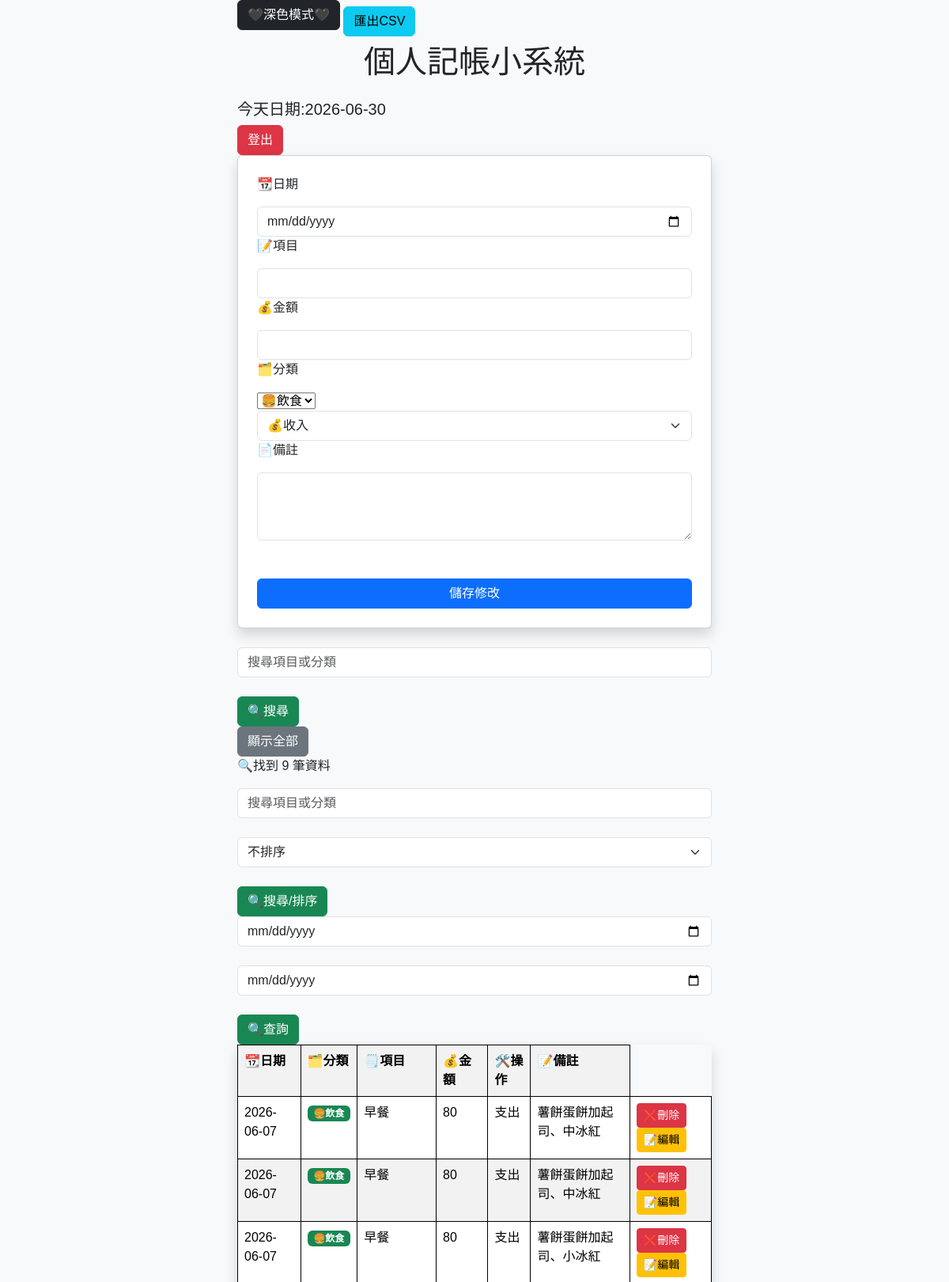
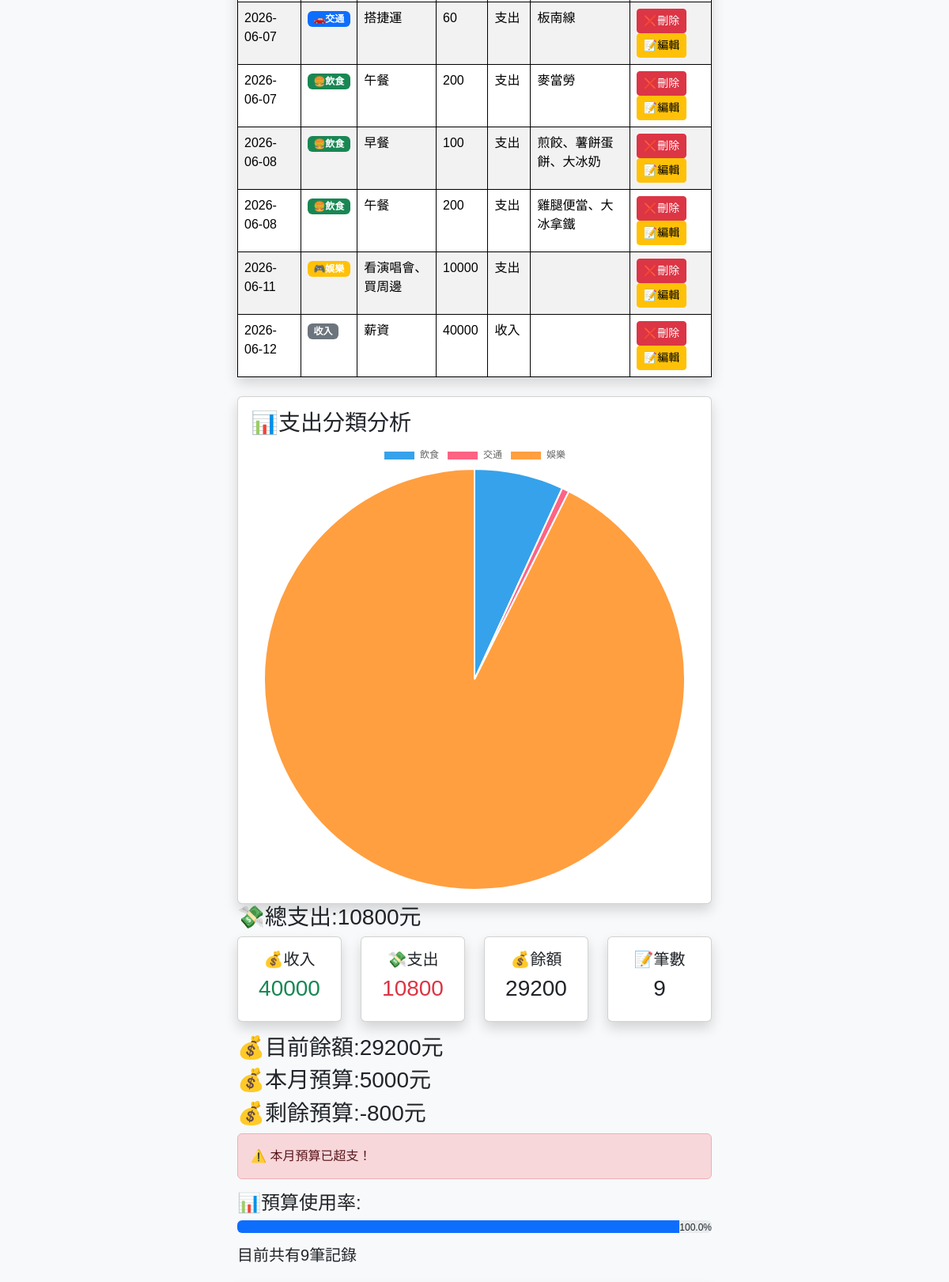
The page / (signed in, upper part) on the database its author committed (2 pictures, top to bottom).
### tables this page shows
CREATE TABLE records (
    id INTEGER PRIMARY KEY AUTOINCREMENT,
    date TEXT,
    type TEXE,
    category TEXT,
    item TEXT,
    money INTEGER,
    note TEXT
    );

### app.py (the view, shortened to what this page needs)
@app.route("/", methods=["GET", "POST"])
def home():
    if "user" not in session:
        return redirect("/login")
    keyword = request.args.get("keyword","")
    keyword = request.args.get("keyword","")
    sort = request.args.get("sort","")
    start_date = request.args.get("start_date","")
    end_date = request.args.get("end_date","")
    budget_status = []
    category_budget = {
        "飲食":7000,
        "交通":3000,
        "娛樂":3000,
        "購物":5000
    }
    conn = sqlite3.connect("expense.db")
    cursor = conn.cursor()
    cursor.execute("""
    SELECT
    id,
    date,
    type,
    category,
    item,
    money,
    note
    FROM records
    """)
    filtered_records = cursor.fetchall()
    conn.close()
    if sort == "date":
        filtered_records.sort(
            key=lambda x:x[0]
        )
    elif sort == "money_asc":
        filtered_records.sort(
            key=lambda x:x[4]
        )
    elif sort == "money_desc":
        filtered_records.sort(
            key=lambda x:x[4],
            reverse=True
        )
    global edit_id
    category_data = {}
    for id,date,type,category,item,money,note in filtered_records:
        if type == "支出":
            if category not in category_data :
                category_data[category] = 0
            category_data[category] += money
    daily_expense = {}
    for id,date,type,category,item,money,note in filtered_records:
        if type == "支出":
            if date not in daily_expense:
                daily_expense[date] = 0
            daily_expense[date] += money
    total = sum(
        money for id,date,type,category,item,money,note in filtered_records
        if type == "支出"
        )
    total_balance = 0
    for id,date,type,category,item,money,note in filtered_records:
        if type == "收入":
            total_balance += money
        else:
            total_balance -= money
    edit_record = None
    budget = 10000
    remaining = budget - total
    percent = (total/budget) * 100
    if percent > 100:
        percent = 100
    warning = None
    if total > budget:
        warning = "本月預算以超支!"
    elif total > budget * 0.8:
        warning = "已使用超過80%預算"
    print("keyword =", keyword)
    print("filtered_records =", len(filtered_records))
    category_expense = {}
    for id,date,type,category,item,money,note in filtered_records:
        if type == "支出":
            if category not in category_expense:
                category_expense[category] = 0
            category_expense[category] += money
    ranking = sorted(
        category_expense.items(),
        key = lambda x:x[1],
        reverse = True
    )
    for category,budget in category_budget.items():
        used = category_expense.get(category,0)
        remain = budget - used
        if budget > 0:
            category_percent = (used / budget) * 100
        else:
            category_percent = 0
        if category_percent > 100:
            category_percent = 100
        budget_status.append({
            "category":category,
            "budget":budget,
            "used":used,
            "remain":remain,
            "percent":category_percent
        })
    income_total = sum(
        money
        for id,date,type,category,item,money,note in filtered_records
        if type == "收入"
    )
    expense_total = sum(
        money
        for id,date,type,category,item,money,note in filtered_records
        if type == "支出"
    )
    monthly_data = {}
    for id,date,type,category,item,money,note in filtered_records:
        month = date[:7]
        if month not in monthly_data:
            monthly_data[month] = {
                "income":0,
                "expense":0
            }
        if type == "收入":
            monthly_data[month]["income"] += money
        else:
            monthly_data[month]["expense"] += money
    recent_records = filtered_records[-5:]
    recent_records.reverse()
    return render_template(
        "index.html",
        records=filtered_records,
        total=total,
        edit_record=edit_record,
        edit_id=edit_id,
        total_balance=total_balance,
        category_data=category_data,
        daily_expense=daily_expense,
        remaining=remaining,
        budget=budget,
        percent=percent,
        keyword=keyword,
        budget_status=budget_status,
        today=today,
        warning=warning,
        ranking=ranking,
        income_total=income_total,
        expense_total=expense_total,
        monthly_data=monthly_data,
        recent_records=recent_records
    )

### templates/index.html (shortened to what this page needs)
<!DOCTYPE html>
<html>
<head>
    <link
href="https://cdn.jsdelivr.net/npm/bootstrap@5.3.3/dist/css/bootstrap.min.css"
rel="stylesheet">
</head>
<body class="bg-light">
    <button class="btn btn-dark mb-3"
    onclick="toggleDarkMode()">
    🖤深色模式🖤
    </button>
    <a href="/export"
    class="btn btn-info">
匯出CSV
</a>
    <h1 class="text-center mb-4">
        個人記帳小系統
    </h1>
    <h5>今天日期:{{today}}</h5>
    <a href="/logout"
class="btn btn-danger">
登出
</a>
    <div class="card p-4 shadow mb-4">
    <form method="POST">
        <p>📆日期</p>
        <input
        type="date"
        name="date"
        class="form-control"
        required>
        <p>📝項目</p>
        <input type="text"
        name="item"
        class="form-control"
        value="{{ edit_record[1] if edit_record else '' }}"
        required>
        <p>💰金額</p>
        <input type="number"
        name="money"
        class="form-control"
        value="{{ edit_record[2] if edit_record else '' }}"
        required>
        <p>🗂️分類</p>
        <select name="category">
            <option value="飲食"
            >
            🍔飲食</option>
        </select>
        <select name="type" class="form-select">
            <option value="收入">💰收入</option>
        </select>
        <p>📄備註</p>
        <textarea
        name="note"
        class="form-control"
        rows="3"></textarea>
        <br><br>
        <button type="submit"
        class="btn btn-primary w-100">
        {% if edit_index is not none %}
        儲存修改
        {% else %}
        新增支出
        {% endif %}
        </button>
    </form>
    </div>
    <form method="GET">
        <input
        type="text"
        name="keyword"
        class="form-control"
        placeholder="搜尋項目或分類"
        value="{{keyword}}">
        <br>
        <button
        type="submit"
        class="btn btn-success">
        🔍搜尋
        </button>
    </form>
    <a href="/" class="btn btn-secondary">
    顯示全部
</a>
<p>
🔍找到 {{ records|length }} 筆資料
</p>
<form method="GET">
    <input
    type="text"
    name="keyword"
    class="form-control"
    placeholder="搜尋項目或分類">
    <br>
    <select name="sort" class="form-select">
        <option value="">不排序</option>
    </select>
    <br>
    <button
    type="submit"
    class="btn btn-success">
    🔍搜尋/排序
    </button>
    <input
    type="date"
    name="start_date"
    class="form-control">
    <br>
<input
    type="date"
    name="end_date"
    class="form-control">
    <br>
    <button
    type="submit"
    class="btn btn-success">
🔍查詢
</button>
</form>
    <table class="table table-striped table-hover shadow">
        <tr>
            <th>📆日期</th>
            <th>🗂️分類</th>
            <th>🗒️項目</th>
            <th>💰金額</th>
            <th>🛠️操作</th>
            <th>📝備註</th>
        </tr>
        {% for id,date,type,category,item,money,note in records %}
        <tr>
            <td>{{date}}</td>
            <td>
                {% if category == "飲食" %}
                <span class="badge bg-success">🍔飲食</span>
                {% elif category == "交通" %}
                <span class="badge bg-primary">🚗交通</span>
                {% elif category == "娛樂" %}
                <span class="badge bg-warning">🎮娛樂</span>
                {% elif category == "購物" %}
                <span class="badge bg-danger">🛒購物</span>
                {% else %}
                <span class="badge bg-secondary">{{category}}</span>
                {% endif %}
            </td>
            <td>{{item}}</td>
            <td>{{money}}</td>
            <td>{{type}}</td>
            <td>{{note}}</td>
            <td>
                <a href="/delete/{{ id }}"
                class="btn btn-danger btn-sm">
                ❌刪除
            </a>
                <a href="/edit/{{ id }}"
                class="btn btn-warning btn-sm">
                📝編輯
            </a>
            </td>
        </tr>
        {% endfor %}
    </table>
    <div class="card p-3 shadow mt-4">
    <h3>📊支出分類分析</h3>
    <canvas id="expenseChart"></canvas>
    </div>
    <h3>💸總支出:{{total}}元</h3>
    <div class="row mb-3">
        <div class="col-md-3">
            <div class="card text-center shadow">
                <div class="card-body">
                    <h5>💰收入</h5>
                    <h3 class="text-success">
                        {{ income_total }}
                    </h3>
                </div>
            </div>
        </div>
        <div class="col-md-3">
            <div class="card text-center shadow">
                <div class="card-body">
                    <h5>💸支出</h5>
                    <h3 class="text-danger">
                        {{ expense_total }}
                    </h3>
                </div>
            </div>
        </div>
        <div class="col-md-3">
            <div class="card text-center shadow">
                <div class="card-body">
                    <h5>💰餘額</h5>
                    <h3 calss="text-primary">
                        {{ total_balance }}
                    </h3>
                </div>
            </div>
        </div>
        <div class="col-md-3">
            <div class="card text-center shadow">
                <div class="card-body">
                    <h5>📝筆數</h5>
                    <h3>{{ records|length }}</h3>
                </div>
            </div>
        </div>
    </div>
    <h3>💰目前餘額:{{total_balance}}元</h3>
    <h3>💰本月預算:{{budget}}元</h3>
    <h3>💰剩餘預算:{{remaining}}元</h3>
    {% if total > budget %}
<div class="alert alert-danger">
    ⚠️ 本月預算已超支！
</div>
{% elif total > budget * 0.8 %}
<div class="alert alert-warning">
    ⚠️ 已使用超過 80% 預算
</div>
{% endif %}
    <h4>📊預算使用率:</h4>
    <div class="progress mb-3">
        <div
        class="progress-bar"
        role="progressbar"
        style="width:{{ percent }}%"
        >
    </div>
    {{"%.1f" |format(percent) }}%
    </div>
    <h5>目前共有{{records|length}}筆記錄</h5>
    <script>
        const labels=
        {{category_data.keys() | list | tojson}};
        const values=
        {{category_data.values() | list | tojson}};
        new Chart(
            document.getElementById("expenseChart"),
            {
                type:"pie",
                data:{
                    labels:labels,
                    datasets:[{
                        data:values
                    }]
                }
            }
        )
    </script>
    <script>
    const dates =
    {{ daily_expense.keys() | list | tojson }};
    const expenses =
    {{ daily_expense.values() | list | tojson }};
    new Chart(
        document.getElementById("lineChart"),
        {
            type:"line",
            data:{
                labels:dates,
                datasets:[{
                    label:"每日支出",
                    data:expenses,
                    fill:false,
                    tension:0.2
                }]
            }
        }
    );
    </script>
<script>
    const incomeExpenseChart = new Chart(
        document.getElementById("incomeExpenseChart"),
        {
            type:"bar",
            data:{
                labels:["收入","支出"],
                datasets:[{
                    label:"金額",
                    data:[
                        {{income_total}},
                        {{expense_total}}
                    ]
                }]
            },
            options:{
                responsive:true,
                scales:{
                    y:{
                        beginAtZero:true
                    }
                }
            }
        }
    );
</script>
</body>
</html>

### templates/index.html (style rules this page uses)
body { font-family: Arial, Helvetica, sans-serif; width: 50%; max-width: 800px; margin:auto; }
h1 { text-align: center; }
table { width: 100%; border-collapse:collapse }
th,td { border: 1px solid black; padding:8px; }

### rows shown on the page
records: date "2026-06-07", category "🍔飲食", item "早餐", money "80", type "支出", note "薯餅蛋餅加起司、中冰紅"
records: date "2026-06-07", category "🍔飲食", item "早餐", money "80", type "支出", note "薯餅蛋餅加起司、中冰紅"
records: date "2026-06-07", category "🍔飲食", item "早餐", money "80", type "支出", note "薯餅蛋餅加起司、小冰紅"
records: date "2026-06-07", category "🚗交通", item "搭捷運", money "60", type "支出", note "板南線"
records: date "2026-06-07", category "🍔飲食", item "午餐", money "200", type "支出", note "麥當勞"
records: date "2026-06-08", category "🍔飲食", item "早餐", money "100", type "支出", note "煎餃、薯餅蛋餅、大冰奶"
records: date "2026-06-08", category "🍔飲食", item "午餐", money "200", type "支出", note "雞腿便當、大冰拿鐵"
records: date "2026-06-11", category "🎮娛樂", item "看演唱會、買周邊", money "10000", type "支出"
records: date "2026-06-12", category "收入", item "薪資", money "40000", type "收入"

### other values the page prints
{{ today }} "2026-06-30"
{{ records|length }} "9"
{{ total }} "10800"
{{ income_total }} "40000"
{{ expense_total }} "10800"
{{ total_balance }} "29200"
{{ budget }} "5000"
{{ remaining }} "-800"
{{ "%.1f" |format(percent) }} "100.0"
chart data {{ category_data.values() | list | tojson }} [740, 60, 10000]
